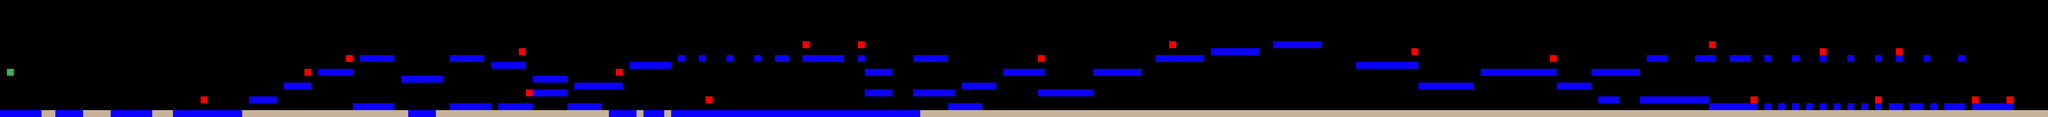

Tiled map render using the project's own tile images. Description and the map definition, with tile-layer contents summarised, below:
An orthogonal 296x17 tile map with 32x32 px tiles, 6 tile layers (player, platforms, spikes, enemies, ...).

<map version="1.0" orientation="orthogonal" renderorder="right-down" width="296" height="17" tilewidth="32" tileheight="32" nextobjectid="1">
 <tileset firstgid="1" name="tilesheet2" tilewidth="32" tileheight="32" tilecount="9">
  <image source="tilesheet2.png" width="96" height="96" />
 </tileset>
 <layer name="player" width="296" height="17">
  <data>[5032 cells, 1 non-empty, 1 distinct tile ids]</data>
 </layer>
 <layer name="platforms" width="296" height="17">
  <data>[5032 cells, 336 non-empty, 1 distinct tile ids]</data>
 </layer>
 <layer name="spikes" width="296" height="17">
  <data>[5032 cells, 223 non-empty, 1 distinct tile ids]</data>
 </layer>
 <layer name="enemies" width="296" height="17">
  <data>[5032 cells, 20 non-empty, 1 distinct tile ids]</data>
 </layer>
 <layer name="goal" width="296" height="17">
  <data>[5032 cells, 1 non-empty, 1 distinct tile ids]</data>
 </layer>
 <layer name="cannons" width="296" height="17">
  <data>[5032 cells, 0 non-empty, 0 distinct tile ids]</data>
 </layer>
</map>